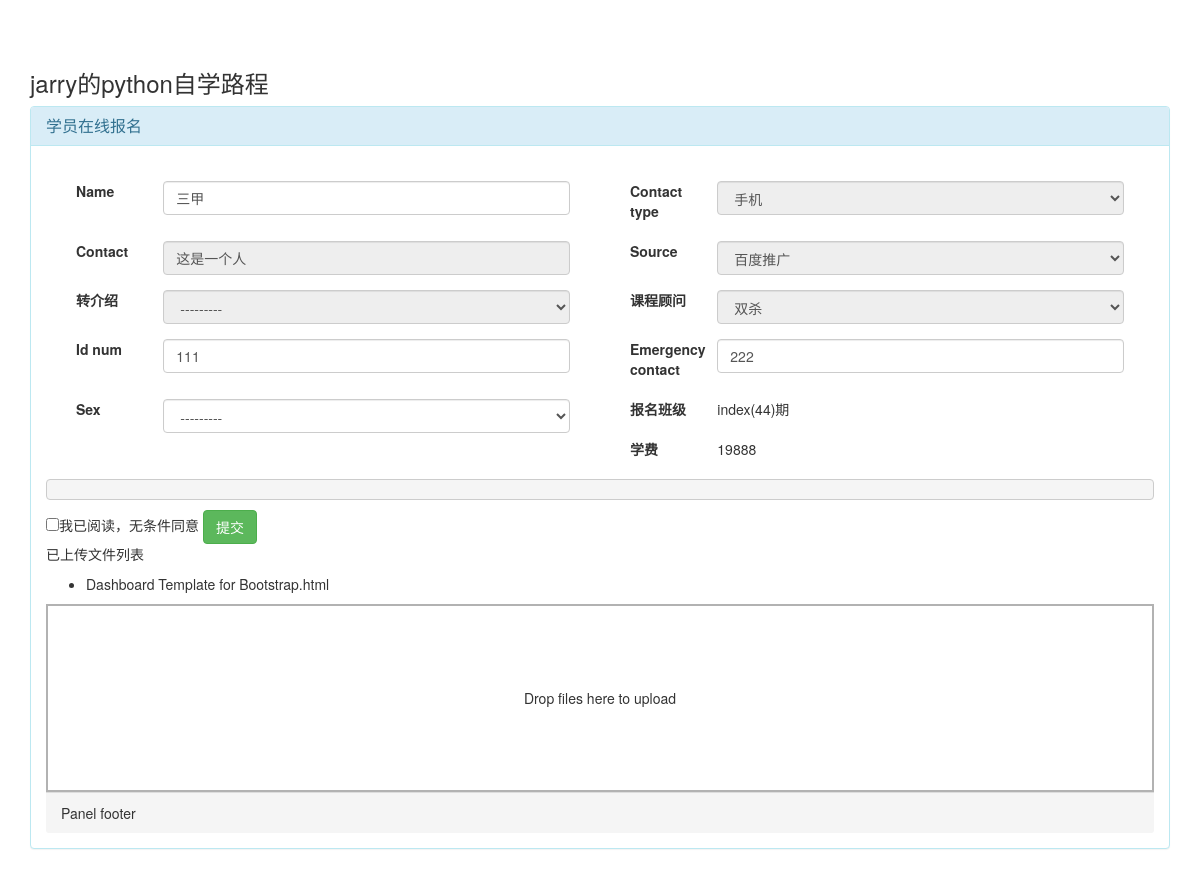
The app's page /crm/stu_enrollment/1/ with its own data.
### crm/models.py (models this page shows, shortened)
class CustomerInfo(models.Model):
    name = models.CharField(max_length=64,default=None)
    contact_type_choices = ((0,'qq'),(1,'微信'),(2,'手机'))
    contact_type = models.SmallIntegerField(choices=contact_type_choices,default=0)
    contact = models.CharField(max_length=64,unique=True)
    source_choices = ((0,'QQ群'),
                      (1,'51CTO'),
                      (2,'百度推广'),
                      (3,'知乎'),
                      (4,'转介绍'),
                      (5,'其它'),
                      )
    source = models.SmallIntegerField(choices=source_choices)
    referral_from = models.ForeignKey("self",blank=True,null=True,verbose_name="转介绍")
    consult_courses = models.ManyToManyField("Course",verbose_name="咨询课程")
    consult_content = models.TextField(verbose_name="咨询内容")
    status_choices = ((0,'未报名'),(1,'已报名'),(2,'已退学'))
    status = models.SmallIntegerField(choices=status_choices)
    consultant = models.ForeignKey("UserProfile",verbose_name="课程顾问")
    id_num = models.CharField(max_length=128,blank=True,null=True)
    emergency_contact = models.PositiveIntegerField(blank=True,null=True)
    sex_choices = ((0,'男'),(1,'女'))
    sex = models.PositiveSmallIntegerField(choices=sex_choices,blank=True,null=True)
    date = models.DateField(auto_now_add=True)
    def __str__(self):
        return self.name
    class Meta:
        verbose_name = "客户信息"
        verbose_name_plural = "客户信息"

class  StudentEnrollment(models.Model):
    customer = models.ForeignKey("CustomerInfo")
    class_grade = models.ForeignKey("ClassList")
    consultant = models.ForeignKey("UserProfile")
    contract_agreed = models.BooleanField(default=False)
    contract_signed_date = models.DateTimeField(blank=True,null=True)
    contract_approved = models.BooleanField(default=False)
    contract_approved_date =  models.DateTimeField(verbose_name="合同审核时间", blank=True,null=True)
    class Meta:
        unique_together = ('customer','class_grade')

class ClassList(models.Model):
    branch = models.ForeignKey("Branch")
    course = models.ForeignKey("Course")
    class_type_choices = ((0,'脱产'),(1,'周末'),(2,'网络班'))
    class_type = models.SmallIntegerField(choices=class_type_choices,default=0)
    semester = models.SmallIntegerField(verbose_name="学期")
    contract_template = models.ForeignKey("ContractTemplate",blank=True,null=True)
    teachers = models.ManyToManyField("UserProfile",verbose_name="讲师")
    start_date = models.DateField("开班日期")
    graduate_date = models.DateField("毕业日期",blank=True,null=True)
    def __str__(self):
        return "%s(%s)期" %(self.course.name,self.semester)
    class Meta:
        unique_together =  ('branch','class_type','course','semester')

class Course(models.Model):
    name = models.CharField(verbose_name='课程名称',max_length=64,unique=True)
    price = models.PositiveSmallIntegerField()
    period = models.PositiveSmallIntegerField(verbose_name="课程周期(月)",default=5)
    outline = models.TextField(verbose_name="大纲")

### crm/views.py (the view)
# urls.py: url(r'stu_enrollment/(\d+)/$', views.enrollment, name='enrollment'),
def enrollment(request, enrollment_obj_id):
    enrollment_obj = models.StudentEnrollment.objects.get(id=enrollment_obj_id)
    if request.method == 'POST':
        print(request.POST)
        customer_form = forms.CustomerForm(instance=enrollment_obj.customer, data=request.POST)
        if customer_form.is_valid():
            customer_form.save()
            enrollment_obj.contract_agreed = True
            enrollment_obj.contract_signed_date = datetime.now()
            enrollment_obj.save()
            return HttpResponse('这表示报名成功，状态信息已经改变!!!')
    else:
        customer_form = forms.CustomerForm(instance=enrollment_obj.customer)
    uploaded_files = []
    enrollment_upload_dir = os.path.join(conf.settings.CRM_FILE_UPLOAD_DIR, enrollment_obj_id)
    if os.path.isdir(enrollment_upload_dir):
        uploaded_files = os.listdir(enrollment_upload_dir)
    return render(request, 'crm/enrollment.html', locals())

### crm/forms.py (shortened to what this page needs)
class CustomerForm(ModelForm):
    def __new__(cls, *args, **kwargs):
        print("__new__",cls,args,kwargs)
        for field_name in cls.base_fields:
            filed_obj = cls.base_fields[field_name]
            filed_obj.widget.attrs.update({'class':'form-control'})
            if field_name in cls.Meta.readonly_fields:
                filed_obj.widget.attrs.update({'disabled': 'true'})
        return  ModelForm.__new__(cls)
    class Meta:
        model = models.CustomerInfo
        fields = "__all__"
        exclude = ['consult_content','status','consult_courses']
        readonly_fields = ['contact_type','contact','consultant','referral_from','source']

### crm/models.py (called while the page is built)
    def __str__(self): #__unicode__
        return self.name

### templates/crm/enrollment.html (shortened to what this page needs)
{% extends 'index.html' %}
{% block extra-css %}
    <link href="/static/plugins/dropzone/dropzone.css" rel="stylesheet">
{% endblock %}
{% block body %}
    <div class="container">
        <h3>jarry的python自学路程</h3>
        <div class="panel panel-info">
            <div class="panel-heading">
                <h3 class="panel-title">学员在线报名</h3>
            </div>
             <div class="panel-body">
                 <form class="form" method="post" onsubmit="return eforeFormSubmit(this)">{% csrf_token %}
                  {% for field in customer_form %}
                      <div class="form-group col-lg-6">
                        <label class="col-sm-2  control-label">{{ field.label }}</label>
                        <div class="col-sm-10">
                          {{ field }}
                        </div>
                      </div>
                  {% endfor %}
                     <div class="form-group col-lg-6">
                        <label class="col-sm-2  control-label">报名班级</label>
                        <div class="col-sm-10">
                          {{ enrollment_obj.class_grade }}
                        </div>
                     </div>
                    <div class="form-group col-lg-6">
                        <label class="col-sm-2  control-label">学费</label>
                        <div class="col-sm-10">
                          {{ enrollment_obj.class_grade.course.price }}
                        </div>
                    </div>
                    <pre >{{ enrollment_obj.class_grade.contract_template.content }}</pre>
                    <input type="checkbox" name="contract_agreed">我已阅读，无条件同意
                    <input type="submit" class="btn btn-success" value="提交">
                 </form>
             <p>已上传文件列表</p>
                <ul id="uploaded_files">
                    {% for file in uploaded_files %}
                    <li>{{ file }}</li>
                    {% endfor %}
                </ul>
                <form id="myAwesomeDropzone"  action="{% url 'enrollment_fileupload' enrollment_obj.id %}" class="dropzone">
                </form>
                  <div>
                    <div class="panel-footer">Panel footer</div>
                  </div>
    </div>
{% endblock %}

### static/css/dashboard.css (style rules this page uses)
body { padding-top: 50px; }

### records on screen
CustomerInfo: customer_form "三甲" "手机" "这是一个人" "百度推广" "---------" "双杀" "111" "222" "---------"
StudentEnrollment: class_grade "index(44)期", class_grade.course.price "19888"

### other values on screen
{{ field.label }} "Name" "Contact type" "Contact" "Source" "转介绍" "课程顾问" "Id num" "Emergency contact" "Sex"
{{ file }} "Dashboard Template for Bootstrap.html"
